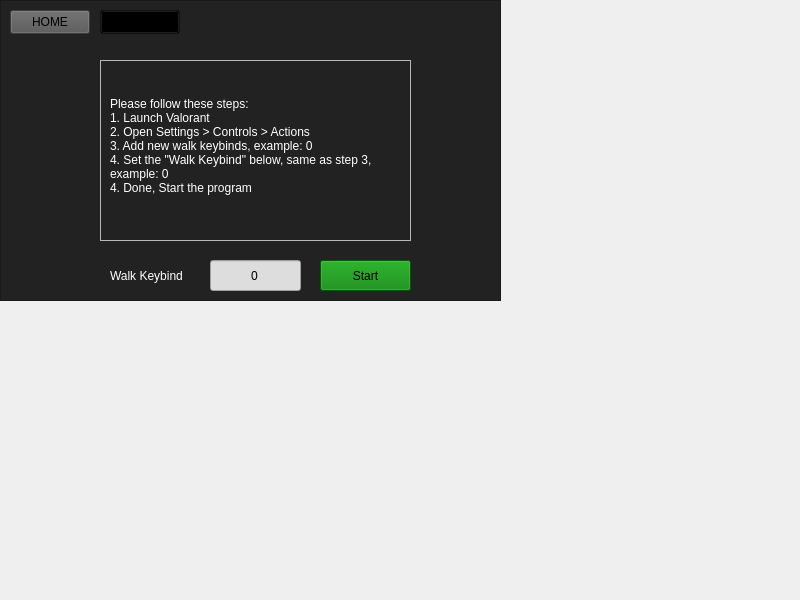
<?xml version="1.0" encoding="UTF-8"?>
<ui version="4.0">
 <class>app</class>
 <widget class="QWidget" name="app">
  <property name="geometry">
   <rect>
    <x>0</x>
    <y>0</y>
    <width>800</width>
    <height>600</height>
   </rect>
  </property>
  <property name="windowTitle">
   <string>app</string>
  </property>
  <property name="styleSheet">
   <string notr="true"/>
  </property>
  <widget class="QListView" name="listView">
   <property name="geometry">
    <rect>
     <x>0</x>
     <y>0</y>
     <width>501</width>
     <height>301</height>
    </rect>
   </property>
   <property name="styleSheet">
    <string notr="true">background-color: #222;</string>
   </property>
  </widget>
  <widget class="QFrame" name="frame">
   <property name="geometry">
    <rect>
     <x>100</x>
     <y>60</y>
     <width>311</width>
     <height>181</height>
    </rect>
   </property>
   <property name="frameShape">
    <enum>QFrame::Shape::StyledPanel</enum>
   </property>
   <property name="frameShadow">
    <enum>QFrame::Shadow::Raised</enum>
   </property>
   <widget class="QLabel" name="info">
    <property name="geometry">
     <rect>
      <x>10</x>
      <y>10</y>
      <width>291</width>
      <height>151</height>
     </rect>
    </property>
    <property name="styleSheet">
     <string notr="true">color: #fff;</string>
    </property>
    <property name="text">
     <string>Please follow these steps:
1. Launch Valorant
2. Open Settings &gt; Controls &gt; Actions
3. Add new walk keybinds, example: 0
4. Set the &quot;Walk Keybind&quot; below, same as step 3,
example: 0
4. Done, Start the program</string>
    </property>
   </widget>
  </widget>
  <widget class="QPushButton" name="home">
   <property name="geometry">
    <rect>
     <x>10</x>
     <y>10</y>
     <width>80</width>
     <height>24</height>
    </rect>
   </property>
   <property name="styleSheet">
    <string notr="true">background-color: #555;</string>
   </property>
   <property name="text">
    <string>HOME</string>
   </property>
  </widget>
  <widget class="QPushButton" name="about">
   <property name="geometry">
    <rect>
     <x>100</x>
     <y>10</y>
     <width>80</width>
     <height>24</height>
    </rect>
   </property>
   <property name="styleSheet">
    <string notr="true">background-color: transparent;</string>
   </property>
   <property name="text">
    <string>ABOUT</string>
   </property>
  </widget>
  <widget class="QPushButton" name="pushButton">
   <property name="geometry">
    <rect>
     <x>320</x>
     <y>260</y>
     <width>91</width>
     <height>31</height>
    </rect>
   </property>
   <property name="styleSheet">
    <string notr="true">background-color: green;</string>
   </property>
   <property name="text">
    <string>Start</string>
   </property>
  </widget>
  <widget class="QLineEdit" name="inputKeybind">
   <property name="geometry">
    <rect>
     <x>210</x>
     <y>260</y>
     <width>91</width>
     <height>31</height>
    </rect>
   </property>
   <property name="whatsThis">
    <string>&lt;html&gt;&lt;head/&gt;&lt;body&gt;&lt;p&gt;background-color: #ddd;&lt;/p&gt;&lt;/body&gt;&lt;/html&gt;</string>
   </property>
   <property name="styleSheet">
    <string notr="true">background-color: #ddd;
color: #000;</string>
   </property>
   <property name="text">
    <string>0</string>
   </property>
   <property name="alignment">
    <set>Qt::AlignmentFlag::AlignCenter</set>
   </property>
  </widget>
  <widget class="QLabel" name="textWalkKeybind">
   <property name="geometry">
    <rect>
     <x>110</x>
     <y>260</y>
     <width>91</width>
     <height>31</height>
    </rect>
   </property>
   <property name="styleSheet">
    <string notr="true">color: white;
font-size: 9pt;
font: url(:/assets/fonts/PlusJakartaSans-VariableFont_wght.ttf);</string>
   </property>
   <property name="text">
    <string>Walk Keybind</string>
   </property>
  </widget>
 </widget>
 <resources/>
 <connections/>
</ui>
